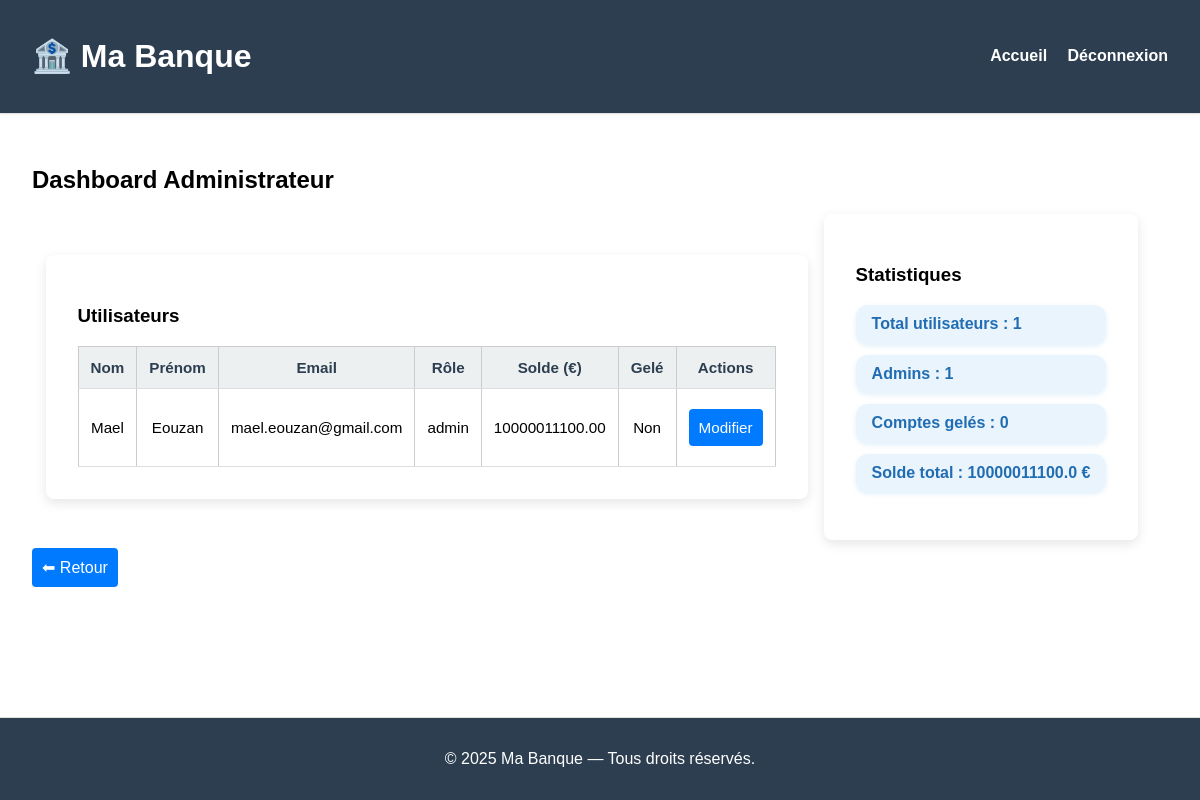
The app's page /admin/dashboard (signed in), older data.
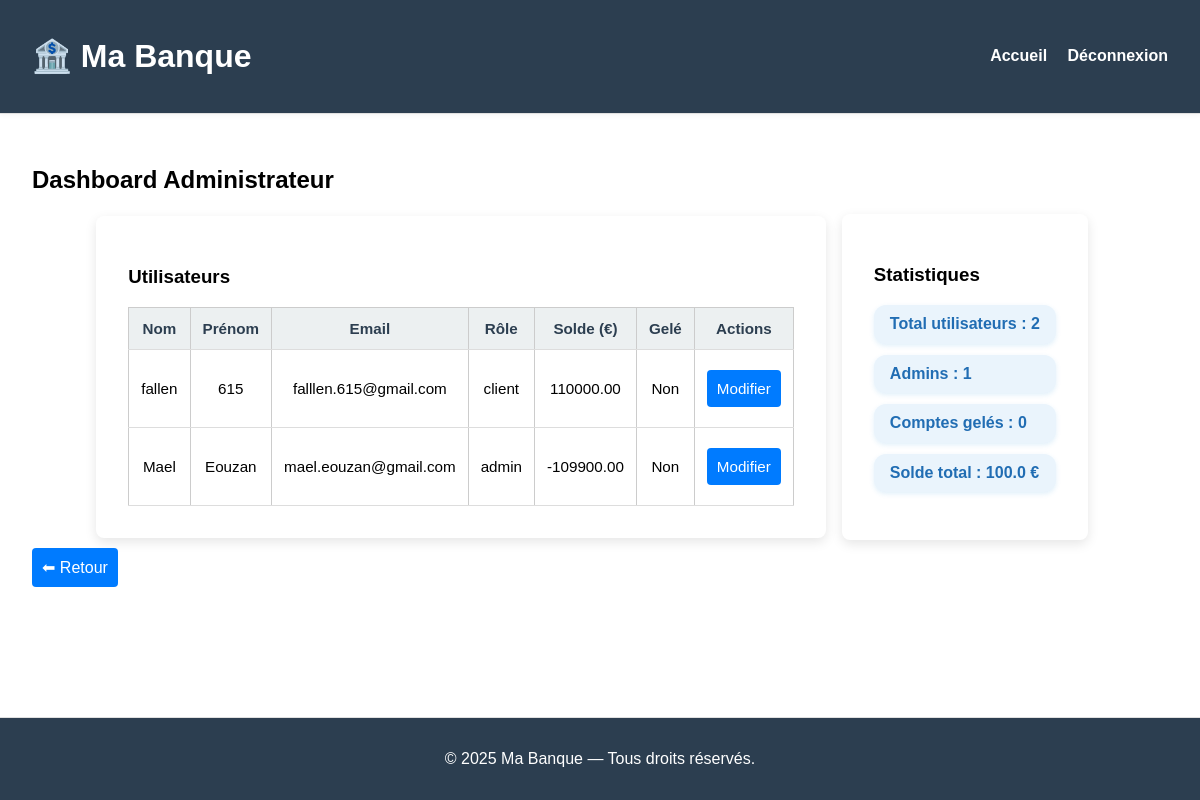
The same page, newer data.
### tables this page shows
CREATE TABLE accounts (
    user_id INTEGER PRIMARY KEY,
    balance REAL NOT NULL DEFAULT 0,
    frozen INTEGER NOT NULL DEFAULT 0,
    FOREIGN KEY(user_id) REFERENCES users(id)
);

CREATE TABLE users (
    id INTEGER PRIMARY KEY AUTOINCREMENT,
    email TEXT NOT NULL UNIQUE,
    password TEXT NOT NULL,
    firstname TEXT NOT NULL,
    name TEXT NOT NULL,
    role TEXT CHECK(role IN ('client', 'admin')) NOT NULL DEFAULT 'client'
);

### server_old.py (the view)
@app.route('/admin/dashboard')
def admin_dashboard():
    if session.get('role') != 'admin':
        return "Accès interdit", 403
    db = get_db()
    stats = db.execute('''
        SELECT
            COUNT(*) AS total_users,
            SUM(CASE WHEN role = 'admin' THEN 1 ELSE 0 END) AS admins,
            SUM(CASE WHEN frozen = 1 THEN 1 ELSE 0 END) AS frozen_accounts,
            SUM(balance) AS total_balance
        FROM users
        JOIN accounts ON users.id = accounts.user_id
    ''').fetchone()
    users = db.execute('''
        SELECT users.id, firstname, name, email, role, balance, frozen
        FROM users
        JOIN accounts ON users.id = accounts.user_id
        ORDER BY email
    ''').fetchall()
    return render_template('admin_dashboard.html', stats=stats, users=users)

### server_old.py (called while the page is built)
def get_db():
    conn = sqlite3.connect(DATABASE)
    conn.row_factory = sqlite3.Row  # pour accéder aux colonnes par nom
    return conn

### templates/admin_dashboard.html (shortened to what this page needs)
{% extends "base.html" %}
{% block content %}
<h2>Dashboard Administrateur</h2>
<div class="info-box">
    <div class="widget">
        <h3>Utilisateurs</h3>
        <table class="styled-table">
            <thead>
                <tr>
                    <th>Nom</th>
                    <th>Prénom</th>
                    <th>Email</th>
                    <th>Rôle</th>
                    <th>Solde (€)</th>
                    <th>Gelé</th>
                    <th>Actions</th>
                </tr>
            </thead>
            <tbody>
                {% for u in users %}
                <tr>
                    <td>{{ u.firstname }}</td>
                    <td>{{ u.name }}</td>
                    <td>{{ u.email }}</td>
                    <td>{{ u.role }}</td>
                    <td>{{ '%.2f'|format(u.balance) }}</td>
                    <td>{{ 'Oui' if u.frozen else 'Non' }}</td>
                    <td>
                        <a class="btn" href="/admin/user/{{ u.id }}">Modifier</a>
                    </td>
                </tr>
                {% endfor %}
            </tbody>
        </table>
    </div>
    <div class="widget">
        <h3>Statistiques</h3>
        <ul class="stats">
            <li>Total utilisateurs : {{ stats.total_users }}</li>
            <li>Admins : {{ stats.admins }}</li>
            <li>Comptes gelés : {{ stats.frozen_accounts }}</li>
            <li>Solde total : {{ stats.total_balance }} €</li>
        </ul>
    </div>
</div>
<a href="/home" class="btn">⬅ Retour</a>
{% endblock %}

Row changes from the older to the newer data that the page shows:
added accounts: firstname "fallen", name "615", email "falllen.615@gmail.com", role "client", balance "110000.00", frozen "Non"
changed accounts "Mael": balance "10000011100.00" → "-109900.00"
Text that changed along with them:
{{ stats.total_users }}: "1" → "2"
{{ stats.total_balance }}: "10000011100.0" → "100.0"
